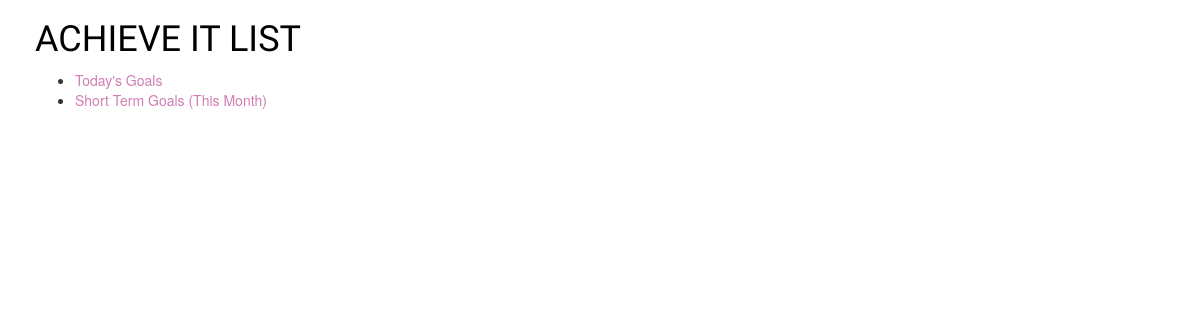
Page /goals/ on the earlier database version.
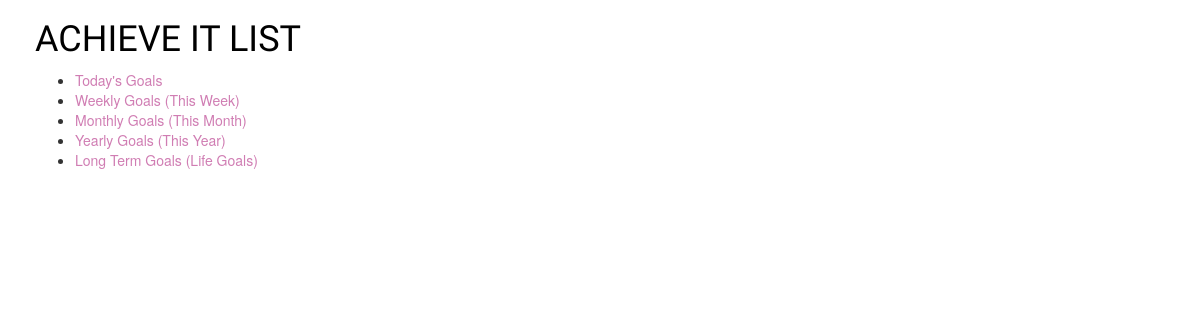
Same page on the later database version.
### goals/models.py (models this page shows, shortened)
class GoalList(models.Model):
    goal_title = models.CharField(max_length=250)

### goals/views.py (the view)
# urls.py: path('', views.index, name='index'),
def index(request):
    latest_goallist_list = GoalList.objects.order_by('-id').reverse()[:5]
    context = {'latest_goallist_list': latest_goallist_list}
    return render(request, 'goals/index.html', context)

### goals/templates/goals/index.html (shortened to what this page needs)
{% load static %}
<html>
<head>
    <link rel="stylesheet" href="{% static 'css/goals.css' %}">
    <link rel="stylesheet" href="//maxcdn.bootstrapcdn.com/bootstrap/3.2.0/css/bootstrap.min.css">
    <link rel="stylesheet" href="//maxcdn.bootstrapcdn.com/bootstrap/3.2.0/css/bootstrap-theme.min.css">
</head>
<body>
<h1 id="title" >ACHIEVE IT LIST</h1>
{% if latest_goallist_list %}
<ul>
    {% for goallist in latest_goallist_list %}
    <li><a href="{%url 'goals:detail' goallist.id %}" id ="links">{{ goallist.goal_title }}</a></li>
    {% endfor %}
</ul>
{% else %}
    <p>No goal lists are available.</p>
{% endif %}
</body>
</html>

### goals/static/css/goals.css (style rules this page uses)
#title { color: black; font-family: 'Indie Flower'; }
#links { color: #D07DB3; }
body { padding-left: 35px; }

Differences in the rows shown:
changed GoalList: goal_title "Short Term Goals (This Month)" → "Weekly Goals (This Week)"
added GoalList: goal_title "Monthly Goals (This Month)"
added GoalList: goal_title "Yearly Goals (This Year)"
added GoalList: goal_title "Long Term Goals (Life Goals)"
